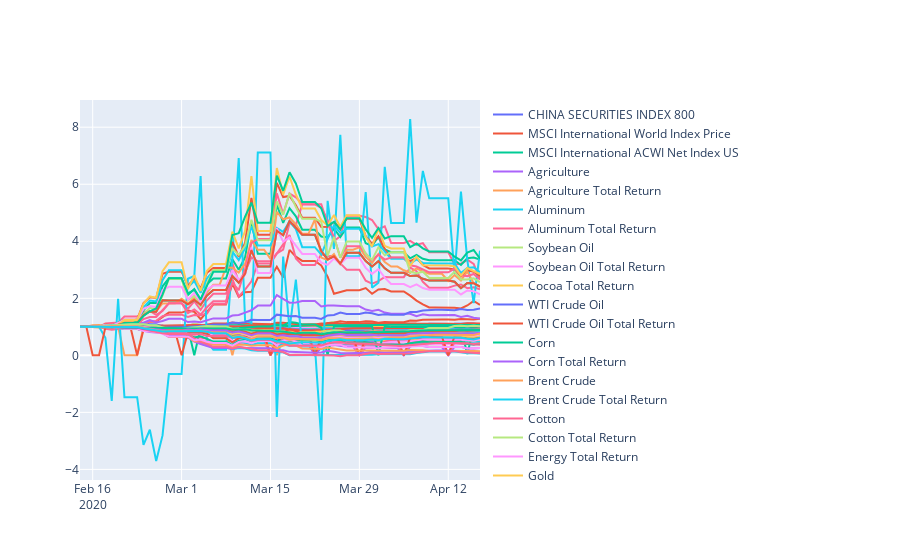

Notebook code for this chart:
### Markdown cell above
# US

### Code cell
indices_by_code = indices.set_index('Code')
#print(indices_by_code)
fig = go.Figure()
#print(returns_by_sector)
#eur = pd.DataFrame(index=normalized.index)#normalized[normalized[by_curr['EUR']]]
#print(eur)
for c in by_curr['USD']:
    if c not in normalized.columns:
        continue
    #print(c)
   # print(returns_by_sector[k])
    fig.add_trace(go.Scatter(
                    x=normalized[c].index,
                    y=normalized[c],
                    name=indices_by_code.loc[c]['Name'],
                    #line_color='deepskyblue',
                    opacity=1))
fig.show()
